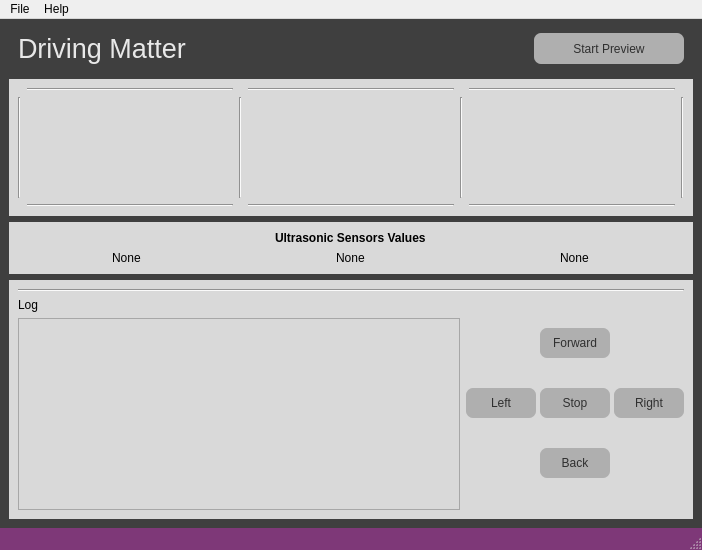
<?xml version="1.0" encoding="UTF-8"?>
<ui version="4.0">
 <class>MainWindow</class>
 <widget class="QMainWindow" name="MainWindow">
  <property name="geometry">
   <rect>
    <x>0</x>
    <y>0</y>
    <width>702</width>
    <height>550</height>
   </rect>
  </property>
  <property name="minimumSize">
   <size>
    <width>700</width>
    <height>550</height>
   </size>
  </property>
  <property name="windowTitle">
   <string>MainWindow</string>
  </property>
  <property name="styleSheet">
   <string notr="true">QMainWindow{
	background-color: rgb(63, 63, 63);
	color: rgb(63, 63, 63);

}


QTableWidget{
background-color:#3d3d3d;
color:#fff;
  selection-background-color: #da532c;
border:solid;
border-width:3px;
border-color:#da532c;
}
QHeaderView::section{
background-color:qlineargradient(spread:pad, x1:0, y1:0, x2:1, y2:0, stop:0 rgba(20, 158, 217, 255), stop:1 rgba(36, 158, 217, 255));
border:none;
border-top-style:solid;
border-width:1px;
border-top-color:qlineargradient(spread:pad, x1:0, y1:0, x2:1, y2:0, stop:0 rgba(20, 158, 217, 255), stop:1 rgba(36, 158, 217, 255));
color:#fff;

}
QHeaderView{
background-color:qlineargradient(spread:pad, x1:0, y1:0, x2:1, y2:0, stop:0 rgba(20, 158, 217, 255), stop:1 rgba(36, 158, 217, 255));

border:none;
border-top-style:solid;
border-width:1px;
border-top-color:#149ED9;
color:#fff;
	font: 75 12pt &quot;Calibri&quot;;
}

QTableCornerButton::section{
border:none;
background-color:#149ED9;
}

QListWidget{
background-color:#3d3d3d;
color:#fff;
}

QMenu{
background-color:#3d3d3d;
}
QStatusBar{
background-color:#7e3878;
color:#fff;
}

QPushButton{
border-style:solid;

background-color:#3d3d3d;
color:#fff;
border-radius:7px;
}
QPushButton:hover{
color:#ccc;
	background-color: qlineargradient(spread:pad, x1:0.517, y1:0, x2:0.517, y2:1, stop:0 rgba(45, 45, 45, 255), stop:0.505682 rgba(45, 45, 45, 255), stop:1 rgba(29, 29, 29, 255));
	border-color:#2d89ef;
border-width:2px;
}

QPushButton:pressed{
background-color: qlineargradient(spread:pad, x1:0.517, y1:0, x2:0.517, y2:1, stop:0 rgba(29, 29, 29, 255), stop:0.505682 rgba(45, 45, 45, 255), stop:1 rgba(29, 29, 29, 255));
}


QTabWidget::tab{
background-color:#3d3d3d;
}

QLineEdit{
border-radius:0;
}

QProgressBar{
border-radius:0;
text-align:center;
color:#fff;
background-color:transparent;
border: 2px solid #e3a21a;
border-radius:7px;
	font: 75 12pt &quot;Open Sans&quot;;

}

QProgressBar::chunk{
background-color:#2d89ef;
width:20px;
}</string>
  </property>
  <widget class="QWidget" name="centralwidget">
   <layout class="QGridLayout" name="gridLayout">
    <item row="0" column="0">
     <widget class="QWidget" name="widget_3" native="true">
      <property name="sizePolicy">
       <sizepolicy hsizetype="Expanding" vsizetype="Fixed">
        <horstretch>0</horstretch>
        <verstretch>0</verstretch>
       </sizepolicy>
      </property>
      <property name="styleSheet">
       <string notr="true">background-color: rgb(63, 63, 63);
</string>
      </property>
      <layout class="QGridLayout" name="gridLayout_2">
       <property name="topMargin">
        <number>5</number>
       </property>
       <item row="0" column="2">
        <widget class="QPushButton" name="startButton">
         <property name="sizePolicy">
          <sizepolicy hsizetype="Fixed" vsizetype="Preferred">
           <horstretch>0</horstretch>
           <verstretch>0</verstretch>
          </sizepolicy>
         </property>
         <property name="minimumSize">
          <size>
           <width>150</width>
           <height>0</height>
          </size>
         </property>
         <property name="focusPolicy">
          <enum>Qt::StrongFocus</enum>
         </property>
         <property name="styleSheet">
          <string notr="true">background-color: rgb(175, 175, 175);
selection-background-color: rgb(223, 223, 223);
color: rgb(47, 47, 47);
selection-background-color: rgb(199, 199, 199);</string>
         </property>
         <property name="text">
          <string>    Start Preview    </string>
         </property>
        </widget>
       </item>
       <item row="0" column="1">
        <spacer name="horizontalSpacer_3">
         <property name="orientation">
          <enum>Qt::Horizontal</enum>
         </property>
         <property name="sizeHint" stdset="0">
          <size>
           <width>374</width>
           <height>20</height>
          </size>
         </property>
        </spacer>
       </item>
       <item row="0" column="0">
        <widget class="QLabel" name="label">
         <property name="font">
          <font>
           <family>MS Shell Dlg 2</family>
           <pointsize>20</pointsize>
           <weight>50</weight>
           <italic>false</italic>
           <bold>false</bold>
          </font>
         </property>
         <property name="styleSheet">
          <string notr="true">color: rgb(232, 232, 232);
font: 20pt &quot;MS Shell Dlg 2&quot;;</string>
         </property>
         <property name="text">
          <string>Driving Matter</string>
         </property>
        </widget>
       </item>
      </layout>
     </widget>
    </item>
    <item row="1" column="0">
     <widget class="QWidget" name="widget_2" native="true">
      <property name="sizePolicy">
       <sizepolicy hsizetype="Expanding" vsizetype="Expanding">
        <horstretch>0</horstretch>
        <verstretch>0</verstretch>
       </sizepolicy>
      </property>
      <property name="styleSheet">
       <string notr="true">background-color: rgb(217, 217, 217);
color: rgb(217, 217, 217) !important;</string>
      </property>
      <layout class="QGridLayout" name="gridLayout_3">
       <item row="1" column="5" alignment="Qt::AlignHCenter|Qt::AlignVCenter">
        <widget class="QLabel" name="img_left">
         <property name="text">
          <string>TextLabel</string>
         </property>
        </widget>
       </item>
       <item row="1" column="4">
        <widget class="Line" name="line_11">
         <property name="orientation">
          <enum>Qt::Vertical</enum>
         </property>
        </widget>
       </item>
       <item row="0" column="3">
        <widget class="Line" name="line_6">
         <property name="orientation">
          <enum>Qt::Horizontal</enum>
         </property>
        </widget>
       </item>
       <item row="1" column="2">
        <widget class="Line" name="line_10">
         <property name="orientation">
          <enum>Qt::Vertical</enum>
         </property>
        </widget>
       </item>
       <item row="2" column="1">
        <widget class="Line" name="line_3">
         <property name="orientation">
          <enum>Qt::Horizontal</enum>
         </property>
        </widget>
       </item>
       <item row="1" column="0">
        <widget class="Line" name="line_8">
         <property name="orientation">
          <enum>Qt::Vertical</enum>
         </property>
        </widget>
       </item>
       <item row="1" column="1" alignment="Qt::AlignHCenter|Qt::AlignVCenter">
        <widget class="QLabel" name="img_right">
         <property name="text">
          <string>TextLabel</string>
         </property>
        </widget>
       </item>
       <item row="1" column="6">
        <widget class="Line" name="line_9">
         <property name="orientation">
          <enum>Qt::Vertical</enum>
         </property>
        </widget>
       </item>
       <item row="0" column="1">
        <widget class="Line" name="line_5">
         <property name="orientation">
          <enum>Qt::Horizontal</enum>
         </property>
        </widget>
       </item>
       <item row="2" column="3">
        <widget class="Line" name="line_2">
         <property name="orientation">
          <enum>Qt::Horizontal</enum>
         </property>
        </widget>
       </item>
       <item row="1" column="3" alignment="Qt::AlignHCenter|Qt::AlignVCenter">
        <widget class="QLabel" name="img_center">
         <property name="text">
          <string>TextLabel</string>
         </property>
        </widget>
       </item>
       <item row="0" column="5">
        <widget class="Line" name="line_7">
         <property name="orientation">
          <enum>Qt::Horizontal</enum>
         </property>
        </widget>
       </item>
       <item row="2" column="5">
        <widget class="Line" name="line_4">
         <property name="orientation">
          <enum>Qt::Horizontal</enum>
         </property>
        </widget>
       </item>
      </layout>
     </widget>
    </item>
    <item row="5" column="0">
     <widget class="QWidget" name="widget" native="true">
      <property name="sizePolicy">
       <sizepolicy hsizetype="Expanding" vsizetype="Expanding">
        <horstretch>0</horstretch>
        <verstretch>0</verstretch>
       </sizepolicy>
      </property>
      <property name="styleSheet">
       <string notr="true">background-color: rgb(217, 217, 217) !important;</string>
      </property>
      <layout class="QGridLayout" name="gridLayout_4">
       <item row="1" column="1">
        <layout class="QGridLayout" name="gridLayout_6">
         <property name="horizontalSpacing">
          <number>4</number>
         </property>
         <property name="verticalSpacing">
          <number>0</number>
         </property>
         <item row="2" column="1">
          <widget class="QPushButton" name="backBtn">
           <property name="sizePolicy">
            <sizepolicy hsizetype="Expanding" vsizetype="Expanding">
             <horstretch>0</horstretch>
             <verstretch>0</verstretch>
            </sizepolicy>
           </property>
           <property name="minimumSize">
            <size>
             <width>70</width>
             <height>0</height>
            </size>
           </property>
           <property name="maximumSize">
            <size>
             <width>50</width>
             <height>30</height>
            </size>
           </property>
           <property name="font">
            <font>
             <pointsize>9</pointsize>
            </font>
           </property>
           <property name="styleSheet">
            <string notr="true">background-color: rgb(175, 175, 175);
color: rgb(47, 47, 47);
selection-background-color: rgb(199, 199, 199);</string>
           </property>
           <property name="text">
            <string>Back</string>
           </property>
          </widget>
         </item>
         <item row="0" column="1">
          <widget class="QPushButton" name="forwardBtn">
           <property name="sizePolicy">
            <sizepolicy hsizetype="Expanding" vsizetype="Expanding">
             <horstretch>0</horstretch>
             <verstretch>0</verstretch>
            </sizepolicy>
           </property>
           <property name="minimumSize">
            <size>
             <width>70</width>
             <height>0</height>
            </size>
           </property>
           <property name="maximumSize">
            <size>
             <width>50</width>
             <height>30</height>
            </size>
           </property>
           <property name="font">
            <font>
             <pointsize>9</pointsize>
            </font>
           </property>
           <property name="focusPolicy">
            <enum>Qt::StrongFocus</enum>
           </property>
           <property name="styleSheet">
            <string notr="true">background-color: rgb(175, 175, 175);
color: rgb(47, 47, 47);
selection-background-color: rgb(199, 199, 199);</string>
           </property>
           <property name="text">
            <string>Forward</string>
           </property>
           <property name="autoDefault">
            <bool>false</bool>
           </property>
          </widget>
         </item>
         <item row="1" column="1">
          <widget class="QPushButton" name="stopBtn">
           <property name="sizePolicy">
            <sizepolicy hsizetype="Expanding" vsizetype="Fixed">
             <horstretch>6</horstretch>
             <verstretch>5</verstretch>
            </sizepolicy>
           </property>
           <property name="minimumSize">
            <size>
             <width>70</width>
             <height>0</height>
            </size>
           </property>
           <property name="maximumSize">
            <size>
             <width>50</width>
             <height>30</height>
            </size>
           </property>
           <property name="font">
            <font>
             <pointsize>9</pointsize>
            </font>
           </property>
           <property name="styleSheet">
            <string notr="true">background-color: rgb(175, 175, 175);
color: rgb(47, 47, 47);
selection-background-color: rgb(199, 199, 199);</string>
           </property>
           <property name="text">
            <string>Stop</string>
           </property>
          </widget>
         </item>
         <item row="1" column="0">
          <widget class="QPushButton" name="leftBtn">
           <property name="sizePolicy">
            <sizepolicy hsizetype="Expanding" vsizetype="Fixed">
             <horstretch>0</horstretch>
             <verstretch>0</verstretch>
            </sizepolicy>
           </property>
           <property name="minimumSize">
            <size>
             <width>70</width>
             <height>0</height>
            </size>
           </property>
           <property name="maximumSize">
            <size>
             <width>50</width>
             <height>30</height>
            </size>
           </property>
           <property name="font">
            <font>
             <pointsize>9</pointsize>
            </font>
           </property>
           <property name="styleSheet">
            <string notr="true">background-color: rgb(175, 175, 175);
color: rgb(47, 47, 47);
selection-background-color: rgb(199, 199, 199);</string>
           </property>
           <property name="text">
            <string>Left</string>
           </property>
          </widget>
         </item>
         <item row="1" column="2">
          <widget class="QPushButton" name="rightBtn">
           <property name="sizePolicy">
            <sizepolicy hsizetype="Expanding" vsizetype="Fixed">
             <horstretch>0</horstretch>
             <verstretch>0</verstretch>
            </sizepolicy>
           </property>
           <property name="minimumSize">
            <size>
             <width>70</width>
             <height>0</height>
            </size>
           </property>
           <property name="maximumSize">
            <size>
             <width>50</width>
             <height>30</height>
            </size>
           </property>
           <property name="font">
            <font>
             <pointsize>9</pointsize>
            </font>
           </property>
           <property name="styleSheet">
            <string notr="true">background-color: rgb(175, 175, 175);
color: rgb(47, 47, 47);
selection-background-color: rgb(199, 199, 199);</string>
           </property>
           <property name="text">
            <string>Right</string>
           </property>
          </widget>
         </item>
        </layout>
       </item>
       <item row="0" column="0" colspan="2">
        <widget class="Line" name="line">
         <property name="orientation">
          <enum>Qt::Horizontal</enum>
         </property>
        </widget>
       </item>
       <item row="1" column="0">
        <layout class="QVBoxLayout" name="verticalLayout">
         <item>
          <widget class="QLabel" name="label_2">
           <property name="text">
            <string>Log</string>
           </property>
          </widget>
         </item>
         <item>
          <widget class="QPlainTextEdit" name="logdata">
           <property name="readOnly">
            <bool>true</bool>
           </property>
           <property name="plainText">
            <string/>
           </property>
          </widget>
         </item>
        </layout>
       </item>
      </layout>
     </widget>
    </item>
    <item row="2" column="0">
     <widget class="QWidget" name="gridWidget" native="true">
      <property name="styleSheet">
       <string notr="true">background-color: rgb(217, 217, 217) !important;</string>
      </property>
      <layout class="QGridLayout" name="gridLayout_5">
       <item row="0" column="0" alignment="Qt::AlignHCenter">
        <widget class="QLabel" name="label_3">
         <property name="text">
          <string>&lt;html&gt;&lt;head/&gt;&lt;body&gt;&lt;p&gt;&lt;span style=&quot; font-weight:600;&quot;&gt;Ultrasonic Sensors Values&lt;/span&gt;&lt;/p&gt;&lt;/body&gt;&lt;/html&gt;</string>
         </property>
        </widget>
       </item>
       <item row="1" column="0">
        <layout class="QHBoxLayout" name="horizontalLayout_2">
         <item alignment="Qt::AlignHCenter">
          <widget class="QLabel" name="sensor_right">
           <property name="text">
            <string>None</string>
           </property>
          </widget>
         </item>
         <item alignment="Qt::AlignHCenter">
          <widget class="QLabel" name="sensor_center">
           <property name="text">
            <string>None</string>
           </property>
          </widget>
         </item>
         <item alignment="Qt::AlignHCenter">
          <widget class="QLabel" name="sensor_left">
           <property name="text">
            <string>None</string>
           </property>
          </widget>
         </item>
        </layout>
       </item>
      </layout>
     </widget>
    </item>
   </layout>
  </widget>
  <widget class="QMenuBar" name="menubar">
   <property name="geometry">
    <rect>
     <x>0</x>
     <y>0</y>
     <width>702</width>
     <height>22</height>
    </rect>
   </property>
   <widget class="QMenu" name="menuFile">
    <property name="title">
     <string>File</string>
    </property>
    <addaction name="actionOpen_Writer"/>
    <addaction name="actionExit"/>
   </widget>
   <widget class="QMenu" name="menuHelp">
    <property name="title">
     <string>Help</string>
    </property>
    <addaction name="actionAbout"/>
   </widget>
   <addaction name="menuFile"/>
   <addaction name="menuHelp"/>
  </widget>
  <widget class="QStatusBar" name="statusbar"/>
  <action name="actionClose">
   <property name="text">
    <string>Close</string>
   </property>
  </action>
  <action name="actionAbout">
   <property name="text">
    <string>About</string>
   </property>
  </action>
  <action name="actionOpen_Writer">
   <property name="text">
    <string>Open Writer</string>
   </property>
  </action>
  <action name="actionExit">
   <property name="text">
    <string>Exit</string>
   </property>
  </action>
 </widget>
 <resources/>
 <connections/>
</ui>
